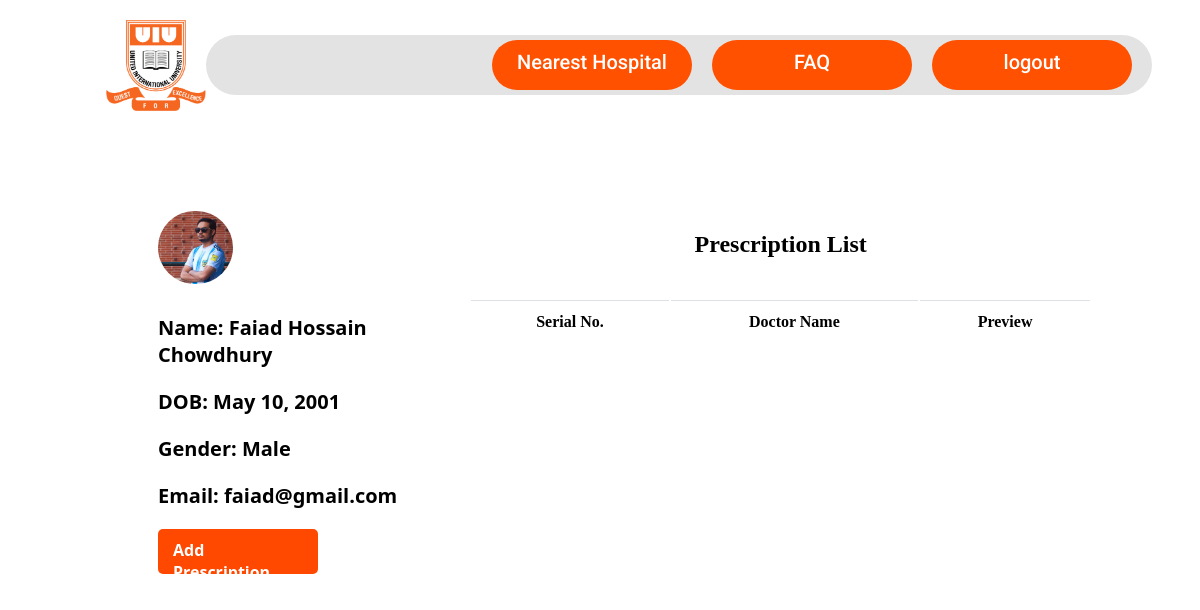
Before: /doctor/patientprofile/011192066/ (signed in) with the older database file.
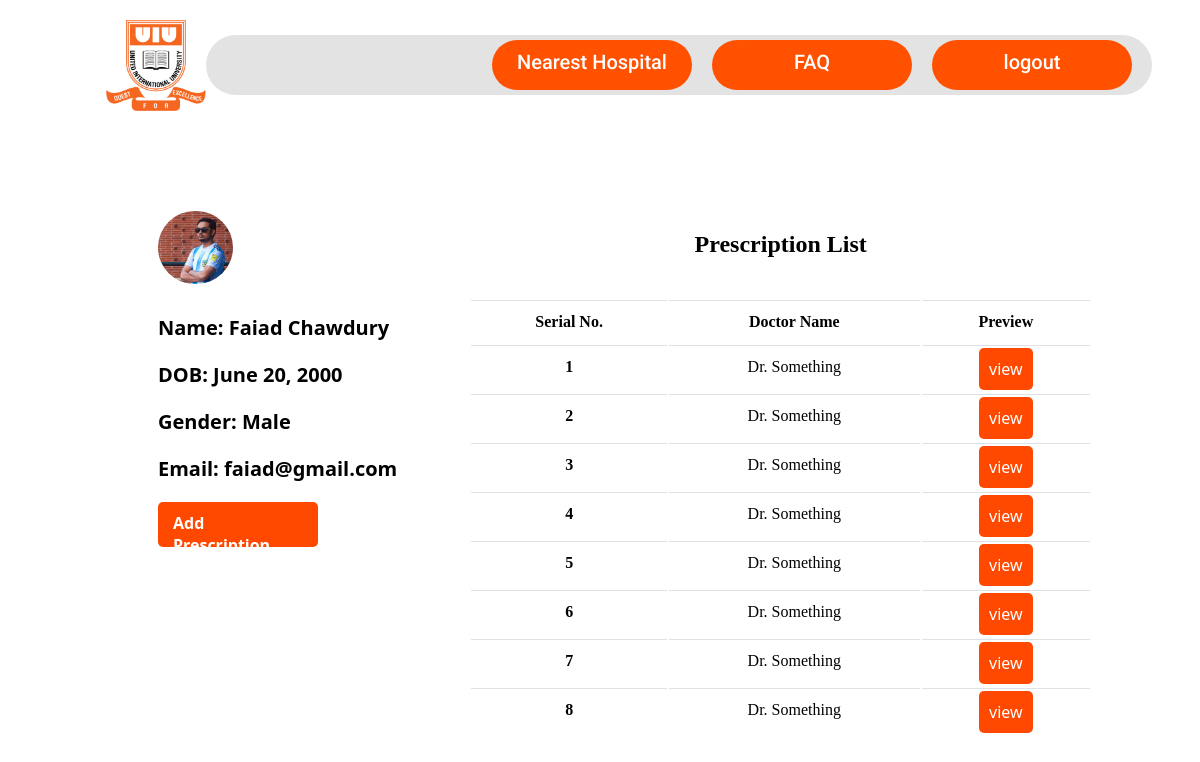
After: the same page with the newer database file.
### Users/models.py (models this page shows, shortened)
class Person(models.Model):
    class UserType(models.TextChoices):
        PATIENT = 'Patient', 'Patient'
        DOCTOR = 'Doctor', 'Doctor'
    class Dpartments(models.TextChoices):
        CSE = 'CSE', 'Computer Science & Engineering'
        EEE = 'EEE', 'Electrial & Electronics Engineering'
        CE = 'CE', 'Civil  Engineering'
        DS = 'DS', 'Data Science and Analytics'
        AD = 'AD', 'Admin'
    class Gender(models.TextChoices):
        MALE = 'Male', 'Male'
        FEMALE = 'Female', 'Female'
    username = models.CharField(max_length=100, unique=True, primary_key=True)
    password = models.CharField(max_length=50)
    first_name = models.CharField(max_length=30)
    last_name = models.CharField(max_length=30)
    email = models.EmailField(unique=True,null=True)
    userprofileimage = models.ImageField(upload_to="profile")
    dob = models.DateField(null=True, blank=True)
    department = models.CharField(max_length=4, choices=Dpartments.choices)
    usertype  = models.CharField(max_length=7, choices=UserType.choices)
    gender = models.CharField(max_length=7, choices=Gender.choices)

### doctor/models.py (models this page shows)
class Prescription(models.Model):
    patient = models.ForeignKey(Person, on_delete=models.CASCADE, related_name='patient_fk')
    doctor = models.ForeignKey(Person, on_delete=models.CASCADE, related_name='doctor_fk')
    symptoms = models.TextField(default="None")
    diagnosis = models.TextField(default="None")
    drug = models.TextField(default="None")
    test = models.TextField(default="None")
    date = models.DateTimeField(default=timezone.now)

### doctor/views.py (the view)
# urls.py: path('patientprofile/<username>/', patientprofile, name='patientprofile'),
def patientprofile(request, username):
    if not request.session.get('username'):
        return redirect('index')
    appointment = Appointment.objects.get(patient=username)
    appointment.status = False
    appointment.save()
    patient = Person.objects.filter(username=username)
    pat= patient.first()
    prescription = Prescription.objects.filter(patient=pat).order_by('id')
    print(pat.username)
    if patient.exists():
        return render(request, 'patient-profile.html', context={"patient": pat,"prescriptions":prescription})
    else:
        return redirect("doctor-home")

### doctor/templates/patient-profile.html (shortened to what this page needs)
{% extends "base.html" %}
{% block css %}
{% load static %}
    {% load django_template_maths %}
    <link rel="stylesheet" href="{% static 'doctor.css' %}">
{% endblock %}
{% block content %}
    <div class="body-content">
        <div class="left-side">
            <img src="/media/{{patient.userprofileimage}}" alt="">
            <p>Name: {{ patient.first_name}} {{patient.last_name }}</p>
            <p>DOB: {{ patient.dob }}</p>
            <p>Gender: {{ patient.gender }}</p>
            <p>Email: {{ patient.email }}</p>
            <a href="{% url 'addprescription' patient.username %}" style="width: 130px;padding: 10px 15px 15px 15px; height: 20px; background: rgb(255, 72, 0); color: #FFF; text-decoration: none; border-radius: 5px; font-family: system-ui, -apple-system, BlinkMacSystemFont, 'Segoe UI', Roboto, Oxygen, Ubuntu, Cantarell, 'Open Sans', 'Helvetica Neue', sans-serif;
            font-weight: 700;
            "> Add Prescription </a>
        </div>
        <div class="right-side">
            <div class="search">
                <h2>Prescription List</h2>
            </div>
            <div class="appoint-list">
                <table class="table">
                    <tr>
                        <th scope="col">Serial No.</th>
                        <th scope="col">Doctor Name</th>
                        <th scope="col">Preview</th>
                    </tr>
                    {% for prescription in prescriptions %}
                    <tr>
                        <th scope="row">{{forloop.counter}}</th>
                        <td>{{prescription.doctor.first_name}} {{prescription.doctor.last_name}}</td>
                        <td><a href="{% url 'viewprescription' prescription.id %}" style="width: 90px;padding: 10px 10px 10px 10px; height: 20px; background: rgb(255, 72, 0); color: #FFF; text-decoration: none; border-radius: 5px; font-family: system-ui, -apple-system, BlinkMacSystemFont, 'Segoe UI', Roboto, Oxygen, Ubuntu, Cantarell, 'Open Sans', 'Helvetica Neue', sans-serif;
                            ">view</a></td>
                    </tr>
                    {% endfor %}
                </table>
            </div>
        </div>
    </div>
{% endblock %}

Changed rows visible on the page:
changed Person "Faiad": last_name "Hossain Chowdhury" → "Chawdury"; dob "May 10, 2001" → "June 20, 2000"
added Prescription: doctor.first_name "Dr.", doctor.last_name "Something"
added Prescription: doctor.first_name "Dr.", doctor.last_name "Something"
added Prescription: doctor.first_name "Dr.", doctor.last_name "Something"
added Prescription: doctor.first_name "Dr.", doctor.last_name "Something"
added Prescription: doctor.first_name "Dr.", doctor.last_name "Something"
added Prescription: doctor.first_name "Dr.", doctor.last_name "Something"
added Prescription: doctor.first_name "Dr.", doctor.last_name "Something"
added Prescription: doctor.first_name "Dr.", doctor.last_name "Something"
